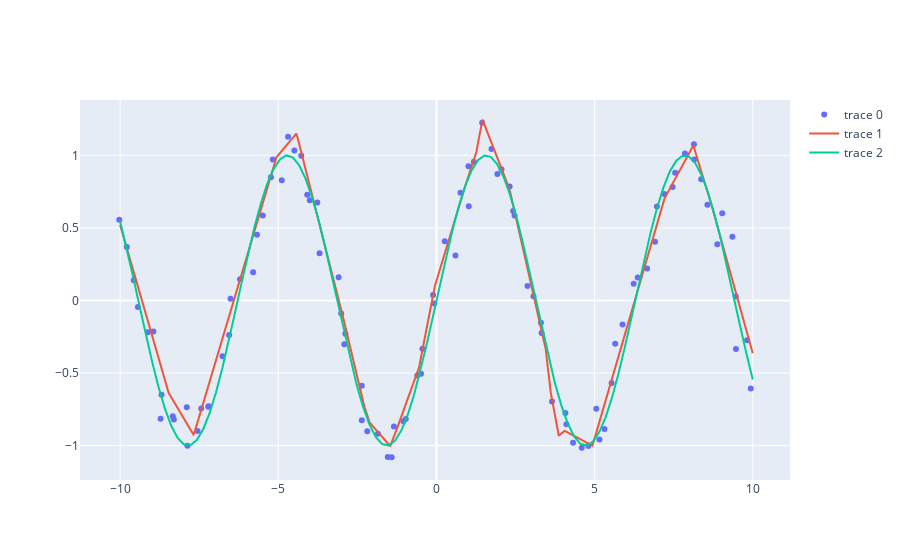

The notebook cell saved with this chart:
### Code cell
# Draw the original random points as a scatter plot
fig = go.Figure()
fig.add_trace(go.Scatter(x=data_x, y=data_y, mode="markers"))

# Generate predictions for evnp.arange(samples)enly spaced x-values between minx and maxx
minx = min(list(gt_x))
maxx = max(list(gt_x))
c = torch.from_numpy(np.linspace(minx, maxx, num=640)).reshape(-1, 1).float()
d = model(c)

# Draw the predicted functions as a line graph
fig.add_trace(go.Scatter(x=c.flatten().numpy(), y=d.flatten().detach().numpy(), mode="lines"))
fig.add_trace(go.Scatter(x=gt_x, y=gt_y, mode="lines"))
fig.show()
